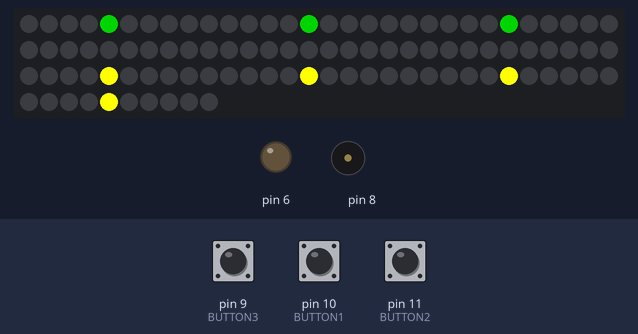
Recording of a sketch running on a simulated Arduino Uno, built with avr-gcc and run on an emulated ATmega328P. Shown: 100 RGB LEDs in strip order, left to right, continuing on the next row, output pins drawn as LEDs (lit = HIGH), buzzer (waves = sounding). The inputs (shaded band) are chosen by the test bench; at power-on: pin 11 (BUTTON2) LOW, pin 9 (BUTTON3) LOW, pin 10 (BUTTON1) LOW. Random numbers use the default seed unless the sketch sets one.

Above: at 0.6 s.
1.3 s: pin 11 (BUTTON2) pulled HIGH for 0.15 s
2.0 s: pin 9 (BUTTON3) pulled HIGH for 0.15 s
At 2.51 s:
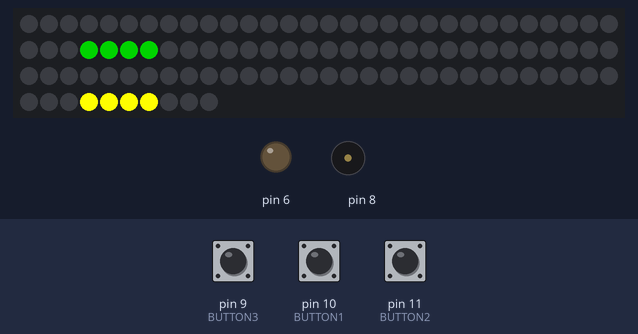
2.7 s: pin 9 (BUTTON3) pulled HIGH for 1 s
At 4.08 s:
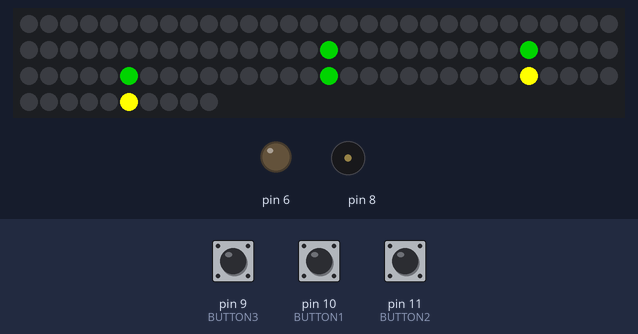
4.3 s: pin 10 (BUTTON1) pulled HIGH for 0.15 s
5.0 s: pin 10 (BUTTON1) pulled HIGH for 1 s
6.6 s: pin 11 (BUTTON2) pulled HIGH for 1 s
At 10.1 s:
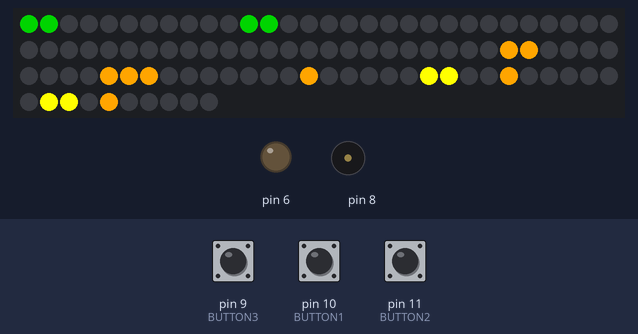
At 21.4 s:
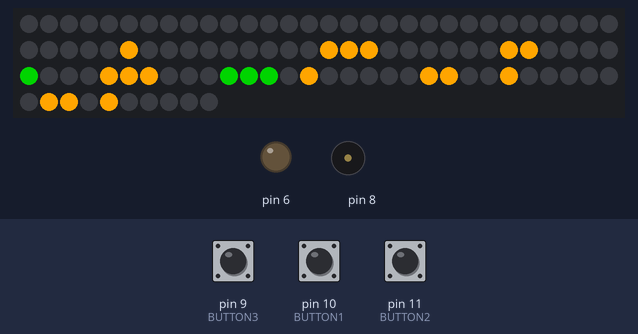
Timing chart, 0 to 34.1 s (numbered marks = the images above; inputs shaded):
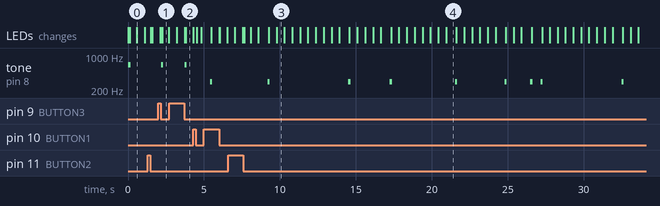

The sketch:

Tetris_arduino.ino
```cpp
#include <FastLED.h>

// 定義LED燈带的数據腳位、LED数量和顏色類型
#define DATA_PIN 3
#define BUTTON1 10
#define BUTTON2 11
#define BUTTON3 9
#define BUTTON4 10
#define LED_COUNT 100
#define LED_TYPE WS2812B
#define micPin A0  // 小麥克風連接到模擬輸入A0引腳
#define NOTE_D4  294
#define NOTE_E5  659
#define NOTE_A0  0

int melody1[] = {
  NOTE_D4, NOTE_A0
};

int noteDurations1[] = {
  2,2
};

int melody2[] = {
  NOTE_E5, NOTE_A0
};

int noteDurations2[] = {
  2,2
};


int Sc[14][14]={0},Now[3],c1,button1 = 0, button2 = 0, button3 = 0// y,x,shape
,point=0,Shape[5][5]={0},Shape2[5][5]={0},
Table[7][5][5]{
  { // I--0
       {0,0,0,0,0}
      ,{0,0,0,0,0}
      ,{0,1,1,1,1}
      ,{0,0,0,0,0}
      ,{0,0,0,0,0}
  },{// J--1
       {0,0,0,0,0}
      ,{0,1,0,0,0}
      ,{0,1,1,1,0}
      ,{0,0,0,0,0}
      ,{0,0,0,0,0}
  },{// L--2
       {0,0,0,0,0}
      ,{0,0,0,1,0}
      ,{0,1,1,1,0}
      ,{0,0,0,0,0}
      ,{0,0,0,0,0}
  },{// O--3
       {0,0,0,0,0}
      ,{0,0,1,1,0}
      ,{0,0,1,1,0}
      ,{0,0,0,0,0}
      ,{0,0,0,0,0}
  },{// S--4
       {0,0,0,0,0}
      ,{0,0,1,1,0}
      ,{0,1,1,0,0}
      ,{0,0,0,0,0}
      ,{0,0,0,0,0}
  },{// T--5
       {0,0,0,0,0}
      ,{0,0,1,0,0}
      ,{0,1,1,1,0}
      ,{0,0,0,0,0}
      ,{0,0,0,0,0}
  },{// Z--6
       {0,0,0,0,0}
      ,{0,1,1,0,0}
      ,{0,0,1,1,0}
      ,{0,0,0,0,0}
      ,{0,0,0,0,0}
  }
};

void play(int *melody, int *noteDurations, int num){
  for(int note = 0; note < num; note++){
    int noteDuration = 300 / noteDurations[note];
    tone(8, melody[note], noteDuration);
    delay(50);
  }
}

// 定義FastLED對象
CRGB leds[LED_COUNT];

void setup() {
  // 初始化FastLED庫
  FastLED.addLeds<LED_TYPE, DATA_PIN, GRB>(leds, LED_COUNT);
  Serial.begin(9600);  // 初始化串口通信
  pinMode(6, OUTPUT);
  pinMode(BUTTON1, INPUT);
  pinMode(BUTTON2, INPUT);
  pinMode(BUTTON3, INPUT);
  pinMode(BUTTON4, INPUT);
}

void loop() {
  c1 = 4+random()%7;
  for(int i=0;i<14;i++) Sc[i][1]=2;
  for(int i=0;i<14;i++) Sc[i][12]=2;
  for(int i=0;i<14;i++) Sc[13][i]=2;

  char ch;
  int times = 0;
  bool gameend = false;
  Setnew();
  int t = 0;
  while(1){
      if(digitalRead(BUTTON1)) button1 = 0;
      if(digitalRead(BUTTON2)) button2 = 0;
      if(digitalRead(BUTTON3)) button3 = 0;

      if(!digitalRead(BUTTON1)) button1++;
      if(!digitalRead(BUTTON2)) button2++;
      if(!digitalRead(BUTTON3)) button3++;
      Delete();
      for(int i=2;i<12;i++) if(Sc[2][i]==2) gameend = true;

      if(gameend) break;
      if(times++==20){
          if(!G()){
              //方塊落下
              if(!Setnew()) gameend=true;
              play(melody1, noteDurations1, 1);
          }
          times=0;
      }
      delay(20);
      t = (t+1)%1000;

      //
      int i, j, Screen[10][10];
      for(i=0; i<10; i++){
        for(j=0; j<10; j++){
              Screen[i][j] = Sc[i+3][j+2];
          }
      }
      printled(Screen);
      if(button1 == 1){
        if(Check(0,-1)){
            Draw(Now[0],Now[1],0,-1);
            Now[1]--;
            Draw2();
        }
      }


      if(button2 == 1){
        if(Check(0,1)){
            Draw(Now[0],Now[1],0,+1);
            Now[1]++;
            Draw2();
        }
      }
      if(button3 == 1){
          play(melody2, noteDurations2, 1);
          for(int i=0;i<5;i++){
              for(int j=0;j<5;j++){
                  Shape2[i][j]=Shape[4-j][i];

              }

          }
          swaps();
          if(!Check(0,0)){
              swaps();
              for(int i=0;i<5;i++){
                  for(int j=0;j<5;j++){
                      Shape2[i][j]=Shape[i][j];
                  }
              }
          }
          Draw(Now[0],Now[1],0,0);
          for(int i=0;i<5;i++){
              for(int j=0;j<5;j++){
                  Shape2[i][j]=Shape[i][j];
              }
          }
          Draw2();
     }/*
     if(digitalRead(BOTTON4)){
        while(G()){}
        if(!Setnew()) gameend=true;
        break;
     }*/
  }
  int i, j;
  for(i=0; i<14; i++){
    for(j=0; j<12; j++){
      Sc[i][j] = 0;
    }
  }
}


void swaps(){
    int Shape3[5][5];
    for(int i=0;i<5;i++) for(int j=0;j<5;j++) Shape3[i][j] = Shape[i][j];
    for(int i=0;i<5;i++) for(int j=0;j<5;j++) Shape[i][j]  = Shape2[i][j];
    for(int i=0;i<5;i++) for(int j=0;j<5;j++) Shape2[i][j] = Shape3[i][j];
}

bool Check(int x,int y){
    for(int i=0;i<5;i++) for(int j=0;j<5;j++)
    if(Shape[i][j]==1 && Sc[Now[0]+i+x][Now[1]+j+y]==2) return false;
    return true;
}

void Draw(int x,int y,int ax,int ay){ //位移方塊
    for(int i=0;i<5;i++) for(int j=0;j<5;j++) if(Shape2[i][j] == 1) Sc[Now[0]+i][Now[1]+j]=0;
    for(int i=0;i<5;i++) for(int j=0;j<5;j++) if(Shape[i][j] == 1)  Sc[Now[0]+i+ax][Now[1]+j+ay]=1;
}

void Draw2(){ //畫預測位置
    for(int i=2;i<13;i++) for(int j=2;j<13;j++) if(Sc[i][j]==3) Sc[i][j]=0;
    int c=1;
    for(int i=0;i<5;i++) for(int j=0;j<5;j++) while(Check(c,0)) c++;
    for(int i=0;i<5;i++) for(int j=0;j<5;j++)
    if((Shape[i][j]==1)&&(Sc[Now[0]+i+c-1][Now[1]+j]==0)) Sc[Now[0]+i+c-1][Now[1]+j]=3;
}

bool Setnew(){
    int n=random()%7;
    if(n==0){
        Now[0]=0;
    Now[1]=random()%5+1;
    }else{
        Now[0]=1;
    Now[1]=random()%6+1;
    }
    Now[2]=n;
    for(int i=0;i<5;i++) for(int j=0;j<5;j++) Shape[i][j]=Shape2[i][j]=Table[n][i][j];
    if(Check(0,0)){
        Draw(Now[0],Now[1],0,0);
        Draw2();
    }else{
        Draw(Now[0],Now[1],0,0);
        return false;
    }
    return true;
}


void Delete(){
    bool ok;
    int down=0;
    for(int i=12;i>=2;i--){
        ok=true;
        for(int j=2;j<12;j++) if(Sc[i][j]!=2){ok=false;break;}
        if(down){
            for(int j=2;j<12;j++){Sc[i+down][j]=Sc[i][j];Sc[i][j]=0;}
        }
        if(ok) down++;
    }
    point+=down*10000;
}

bool G(){
    if(Check(1,0)){
        Draw(Now[0],Now[1],1,0);
        Now[0]++;
        return true;
    }
    int t=0;
    while(1){
        if(t++ == 10) break;
        delay(10);
        if(button1 == 1){
            if(Check(0,-1)){
                Draw(Now[0],Now[1],0,-1);
                Now[1]--;
            }
        }
        if(button2 == 1){
             if(Check(0,1)){
                Draw(Now[0],Now[1],0,+1);
                Now[1]++;
            }
        }
    }

    if(Check(1,0)){
        Draw(Now[0],Now[1],1,0);
        Now[0]++;
        return true;
    }
    for(int i=0;i<5;i++){
        for(int j=0;j<5;j++){
            if(Shape[i][j]==1){
                Sc[Now[0]+i][Now[1]+j]=2;
            }
        }
    }
    return false;
}


void printled(int Screen[10][10]) //螢幕顯示(arduino要改成控制LED)
{
  int i, j;
  for(i=0; i<10; i++){
    for(j=0; j<10; j++){
      int a;
      a = Screen[i][j];
      if(a == 2) a=c1;
      switch(a){
        case 0:
          leds[10*i+j] = CRGB::Black;
          break;
        case 1:
          leds[10*i+j] = CRGB::Green;
          break;
        case 2:
          leds[10*i+j] = CRGB::Red;
          break;
        case 3:
          leds[10*i+j] = CRGB::Yellow;
          break;
        case 4:
          leds[10*i+j] = CRGB::Orange;
          break;
        case 5:
          leds[10*i+j] = CRGB::Pink;
          break;
        case 6:
          leds[10*i+j] = CRGB::Gray;
          break;
        case 7:
          leds[10*i+j] = CRGB::Blue;
          break;
        case 8:
          leds[10*i+j] = CRGB::Purple;
          break;
        case 9:
          leds[10*i+j] = CRGB::White;
          break;
        case 10:
          leds[10*i+j] = CRGB::Brown;
          break;
      }
    }
  }
  FastLED.show();
}
```

Measured:
- after the input at 2.0 s, tone on pin 8: silent → 659 Hz after 0.18 s, → silent 0.15 s later
- after the input at 2.7 s, tone on pin 8: silent → 659 Hz after 1.0 s, → silent 0.15 s later
